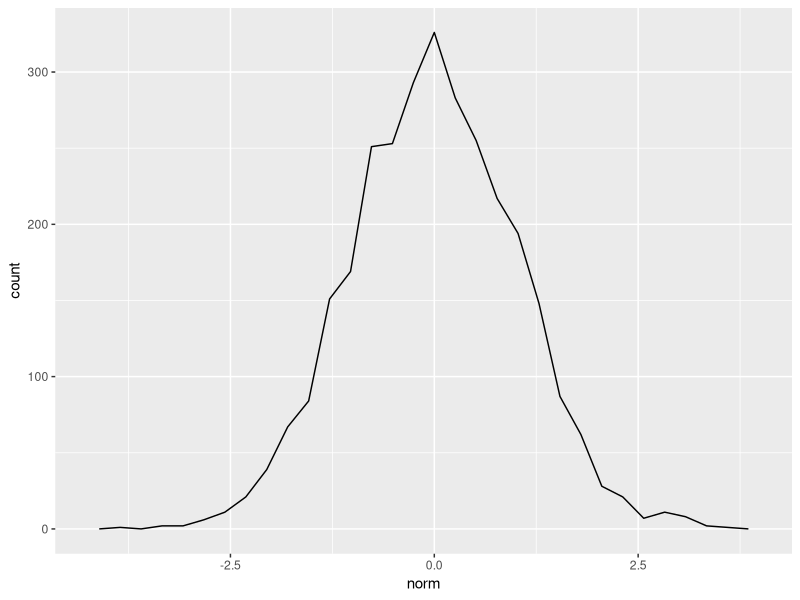
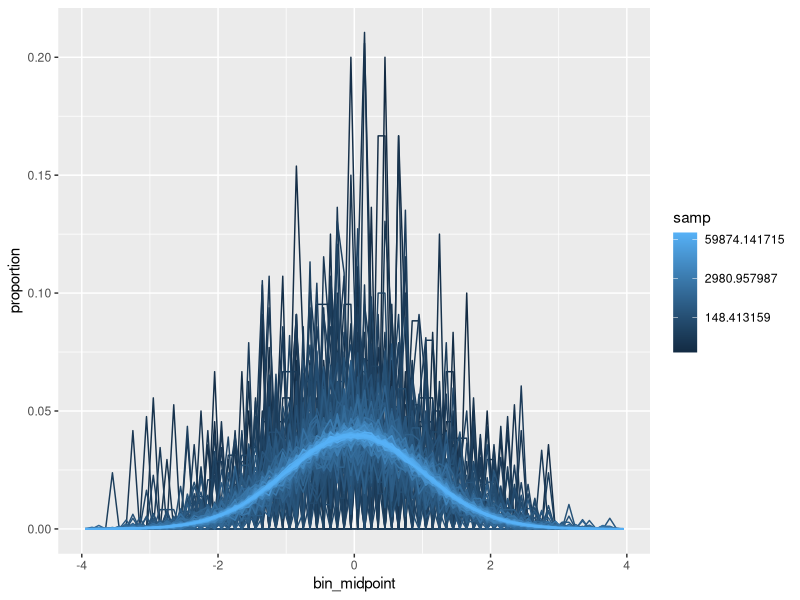
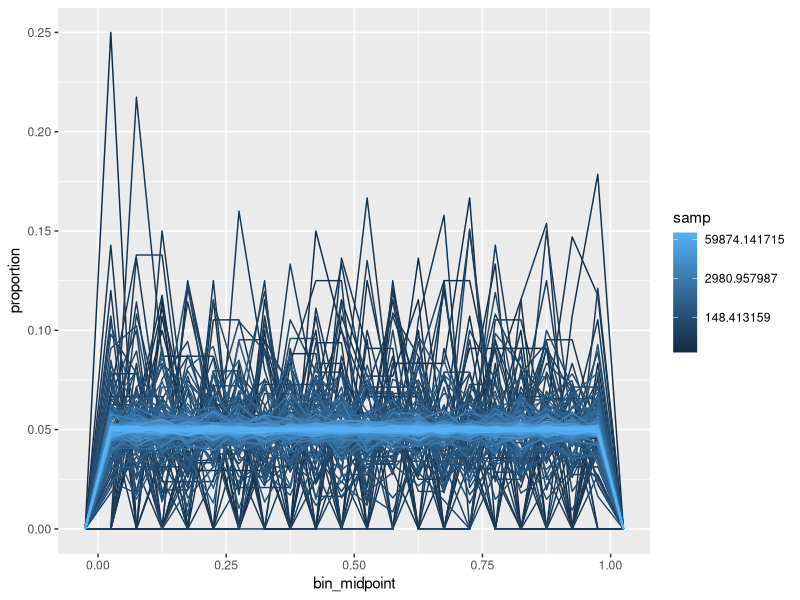
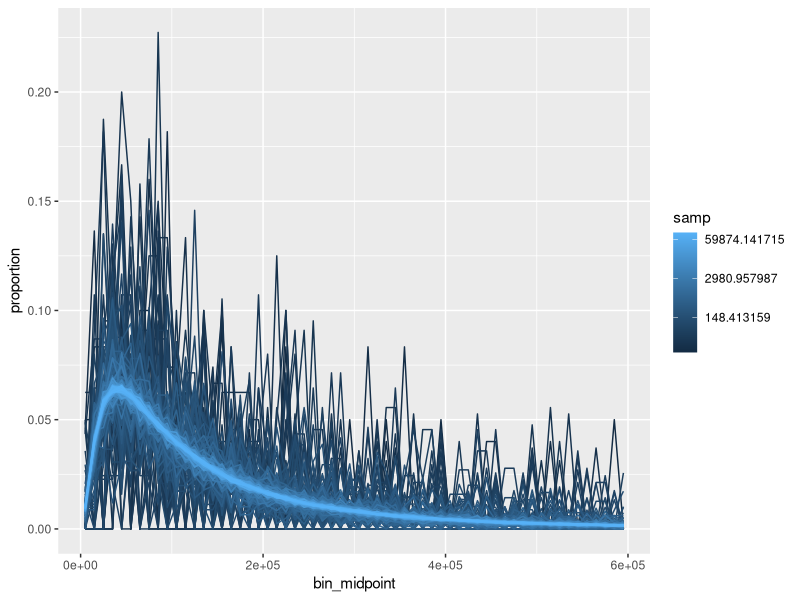
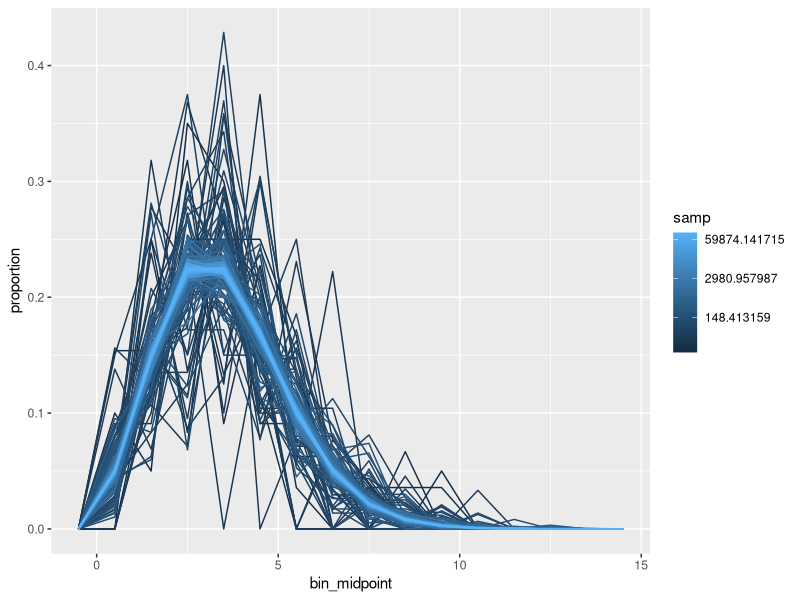

The R source for these figures, in order:
## ---- chunk 1

# Set rendering parameters
knitr::opts_chunk$set(message = FALSE, warning = FALSE)

#check using chatGPT to find "how to I make a log sequence"
install.packages("pracma")
library(pracma)

library(tidyverse)



## ---- chunk 2

dat = rnorm(3000, mean = 0, sd = 1)

ggplot(data.frame('norm' = dat), aes(x = norm)) + geom_freqpoly()

sampleSize = logspace(log(10,10), log(100000,10), 200)
df = data.frame()
for (ss in sampleSize){
  ss = round(ss)
  curDat = rnorm(ss, mean = 0, sd = 1)
  df = rbind(df, data.frame('samp' = replicate(ss, ss), 
                            'val' = curDat))
}

bin_breaks = seq(-4, 4, .1)

discretizeAndPlot <- function(df, bin_breaks){

  df_bins <- df %>%
    mutate(bin = cut(val, breaks = bin_breaks, right = F)) %>%  
    count(samp, bin)
  
  # Create a complete data frame with all possible combinations of samp and bins
  complete_bins <- expand.grid(
    samp = unique(df$samp),
    bin = levels(cut(df$val, breaks = bin_breaks, right = F))
  )
  
  # Join the counts with the complete data frame
  df_hist <- complete_bins %>%
    left_join(df_bins, by = c("samp", "bin")) %>%
    replace_na(list(n = 0)) %>%
    group_by(samp) %>%
    mutate(proportion = n / sum(n))
  
  # Extract bin midpoints for plotting
  df_hist <- df_hist %>% group_by(samp, bin) %>%
    mutate(bin_midpoint = 
               mean(sapply(strsplit(as.character(bin), ","), 
                      function(x) {
                        as.numeric(gsub("\\(|\\[|\\]|\\)", "", x))
                        }
                      ))) 
  
  ggplot(df_hist, aes(x = bin_midpoint, y = proportion, group = samp, color = samp)) + 
    geom_line() +
    scale_color_gradient(trans = "log")  
}

discretizeAndPlot(df, bin_breaks)

## ---- chunk 3
#useful for simulating random probabilities 

sampleSize = logspace(log(10,10), log(100000,10), 200)
df = data.frame()
for (ss in sampleSize){
  ss = round(ss)
  curDat = runif(ss, min = 0, max = 1)
  df = rbind(df, data.frame('samp' = replicate(ss, ss), 
                            'val' = curDat))
}

bin_breaks = seq(-.05, 1.05, .05)
discretizeAndPlot(df, bin_breaks)




## ---- chunk 4
#useful for modeling things like income 
sampleSize = logspace(log(10,10), log(100000,10), 200)
df = data.frame()
for (ss in sampleSize){
  ss = round(ss)
  curDat = rlnorm(ss, meanlog = log(106270.90), sdlog = 1)
  df = rbind(df, data.frame('samp' = replicate(ss, ss), 
                            'val' = curDat))
}
# df$val = log(df$val, 10) #toggle here to see conversion back to normal!
# bin_breaks = seq(2, 10, .05)
bin_breaks = seq(0, 600000, 10000)
discretizeAndPlot(df, bin_breaks)


## ---- chunk 5
#useful for modeling events like receiving emails! 
sampleSize = logspace(log(10,10), log(100000,10), 200)
df = data.frame()
for (ss in sampleSize){
  ss = round(ss)
  curDat = rpois(ss, lambda = 3)
  df = rbind(df, data.frame('samp' = replicate(ss, ss), 
                            'val' = curDat))
}

bin_breaks = seq(-1, 15)
discretizeAndPlot(df, bin_breaks)


